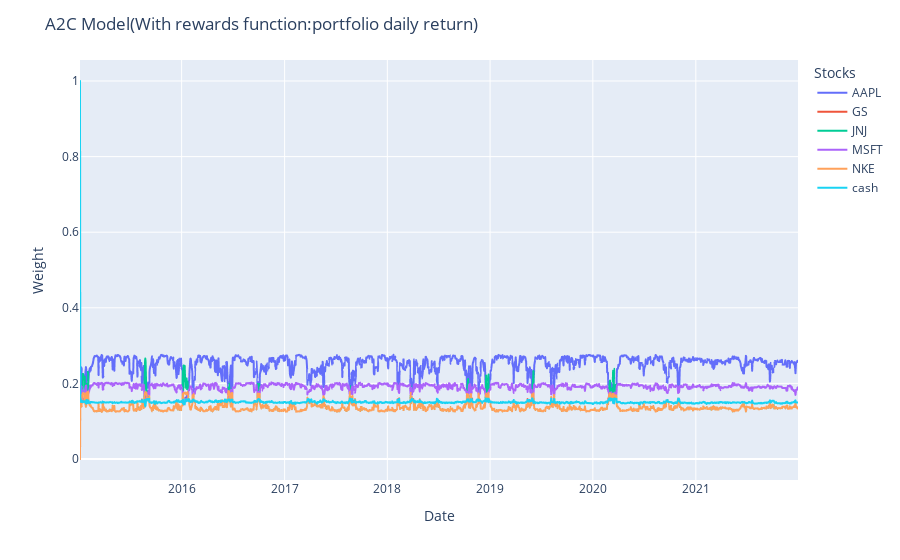

The code cell stored with this chart in its notebook:
### Code cell
pd.options.plotting.backend = "plotly"

fig = a2c_test_weights.plot()
fig.update_layout(
    title="A2C Model(With rewards function:portfolio daily return)",
    xaxis_title="Date",
    yaxis_title="Weight",
    legend_title="Stocks",
)
fig.show()

### Figure 1 — Plotly figure (JSON) as saved in the notebook; plotly's stock layout.template omitted (floating-point values rounded to 4 significant figures; data arrays with more than 128 entries replaced by an {"elided": "..."} marker saying what was removed)
{"data": [{"hovertemplate": "variable=AAPL<br>date=%{x}<br>value=%{y}<extra></extra>", "legendgroup": "AAPL", "line": {"color": "#636efa", "dash": "solid"}, "marker": {"symbol": "circle"}, "mode": "lines", "name": "AAPL", "showlegend": true, "type": "scattergl", "x": {"elided": "1761 str values"}, "xaxis": "x", "y": {"elided": "1761 float values"}, "yaxis": "y"}, {"hovertemplate": "variable=GS<br>date=%{x}<br>value=%{y}<extra></extra>", "legendgroup": "GS", "line": {"color": "#EF553B", "dash": "solid"}, "marker": {"symbol": "circle"}, "mode": "lines", "name": "GS", "showlegend": true, "type": "scattergl", "x": {"elided": "1761 str values"}, "xaxis": "x", "y": {"elided": "1761 float values"}, "yaxis": "y"}, {"hovertemplate": "variable=JNJ<br>date=%{x}<br>value=%{y}<extra></extra>", "legendgroup": "JNJ", "line": {"color": "#00cc96", "dash": "solid"}, "marker": {"symbol": "circle"}, "mode": "lines", "name": "JNJ", "showlegend": true, "type": "scattergl", "x": {"elided": "1761 str values"}, "xaxis": "x", "y": {"elided": "1761 float values"}, "yaxis": "y"}, {"hovertemplate": "variable=MSFT<br>date=%{x}<br>value=%{y}<extra></extra>", "legendgroup": "MSFT", "line": {"color": "#ab63fa", "dash": "solid"}, "marker": {"symbol": "circle"}, "mode": "lines", "name": "MSFT", "showlegend": true, "type": "scattergl", "x": {"elided": "1761 str values"}, "xaxis": "x", "y": {"elided": "1761 float values"}, "yaxis": "y"}, {"hovertemplate": "variable=NKE<br>date=%{x}<br>value=%{y}<extra></extra>", "legendgroup": "NKE", "line": {"color": "#FFA15A", "dash": "solid"}, "marker": {"symbol": "circle"}, "mode": "lines", "name": "NKE", "showlegend": true, "type": "scattergl", "x": {"elided": "1761 str values"}, "xaxis": "x", "y": {"elided": "1761 float values"}, "yaxis": "y"}, {"hovertemplate": "variable=cash<br>date=%{x}<br>value=%{y}<extra></extra>", "legendgroup": "cash", "line": {"color": "#19d3f3", "dash": "solid"}, "marker": {"symbol": "circle"}, "mode": "lines", "name": "cash", "showlegend": true, "type": "scattergl", "x": {"elided": "1761 str values"}, "xaxis": "x", "y": {"elided": "1761 float values"}, "yaxis": "y"}], "layout": {"legend": {"title": {"text": "Stocks"}, "tracegroupgap": 0}, "margin": {"t": 60}, "title": {"text": "A2C Model(With rewards function:portfolio daily return)"}, "xaxis": {"anchor": "y", "domain": [0, 1], "title": {"text": "Date"}}, "yaxis": {"anchor": "x", "domain": [0, 1], "title": {"text": "Weight"}}}}
